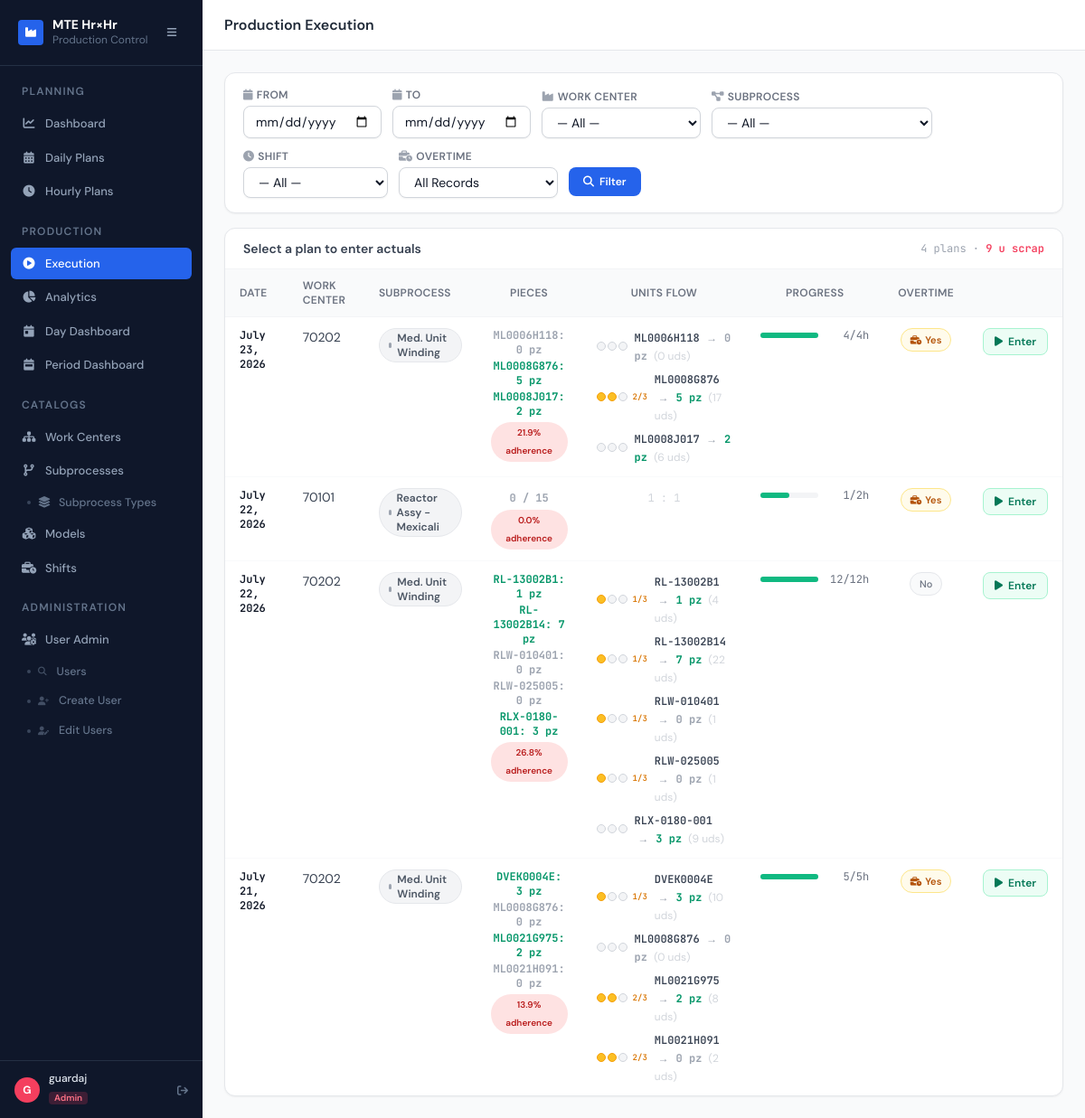
/production/ (signed in), run on an earlier commit of the app's database.
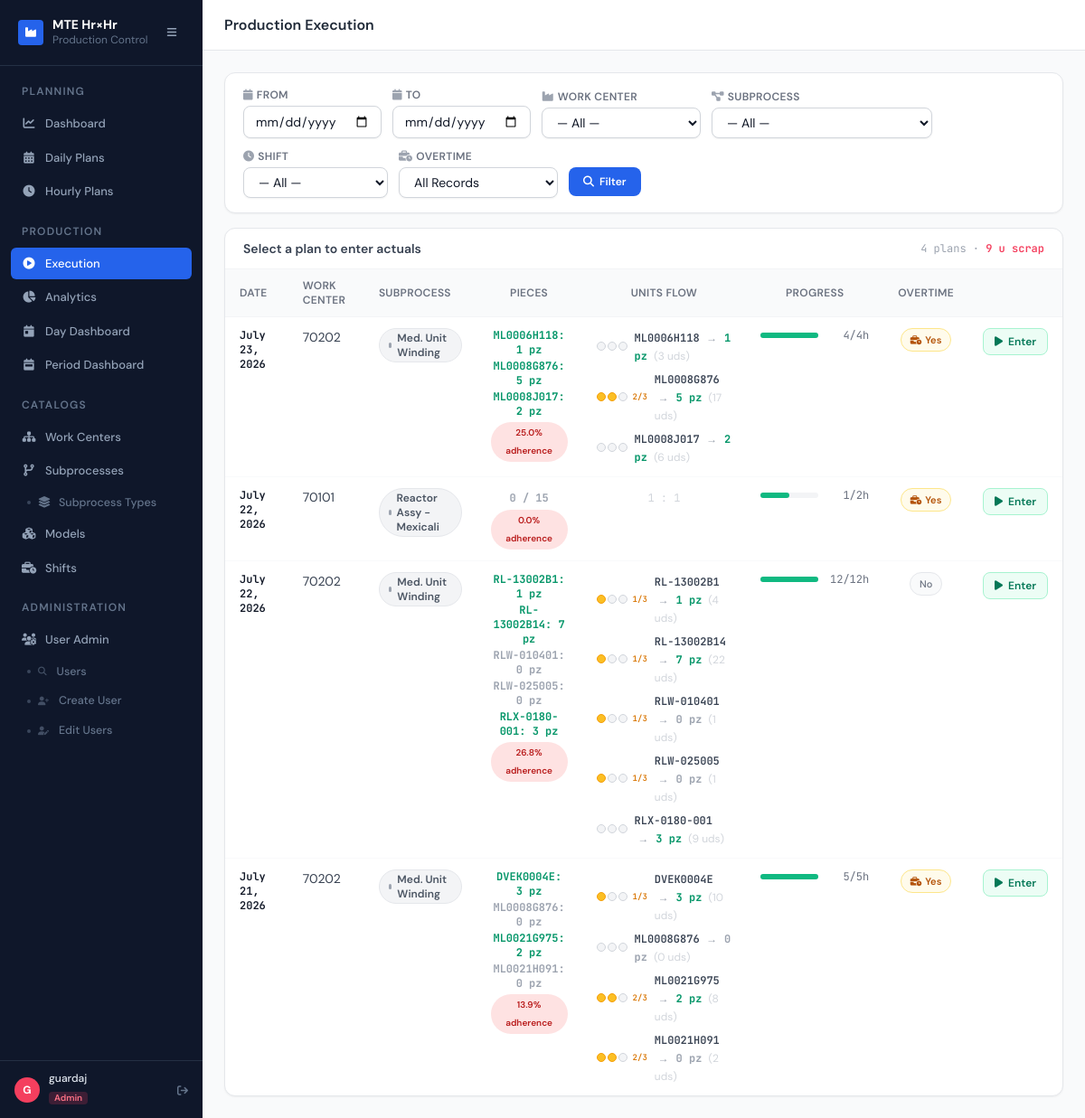
And on a later commit of the database.
### planning/models.py (models this page shows, shortened)
class DailyPlan(models.Model):
    date        = models.DateField()
    work_center = models.ForeignKey(WorkCenter, on_delete=models.CASCADE)
    subprocess  = models.ForeignKey(SubProcess, on_delete=models.CASCADE)
    headcount   = models.IntegerField()
    shift       = models.ForeignKey(
        Shift, on_delete=models.PROTECT, related_name="daily_plans",
        null=True, blank=True,
    )
    operator    = models.ForeignKey(
        User, on_delete=models.SET_NULL, null=True, blank=True,
        related_name="operated_daily_plans",
        help_text="Operator running this line for the shift.",
    )
    operator_name = models.CharField(max_length=150, blank=True)
    created_by      = models.ForeignKey(
        User, null=True, blank=True, on_delete=models.SET_NULL,
        related_name="plans_created",
    )
    created_by_name = models.CharField(max_length=150, blank=True)
    created_at      = models.DateTimeField(default=timezone.now)
    updated_by      = models.ForeignKey(
        User, null=True, blank=True, on_delete=models.SET_NULL,
        related_name="plans_updated",
    )
    updated_by_name = models.CharField(max_length=150, blank=True)
    updated_at      = models.DateTimeField(auto_now=True)
    class Meta:
        verbose_name    = "Daily Plan"
        unique_together = [["date", "subprocess", "shift"]]
        indexes         = [
            models.Index(fields=["date"]),
            models.Index(fields=["work_center", "date"]),
            models.Index(fields=["shift", "date"]),
            models.Index(fields=["operator"]),
        ]

### core/models.py (models this page shows, shortened)
class AuditMixin(models.Model):
    created_by = models.ForeignKey(User, null=True, blank=True, on_delete=models.SET_NULL,
                                   related_name='+', verbose_name="Created by")
    updated_by = models.ForeignKey(User, null=True, blank=True, on_delete=models.SET_NULL,
                                   related_name='+', verbose_name="Updated by")
    created_by_name = models.CharField(max_length=150, blank=True)
    updated_by_name = models.CharField(max_length=150, blank=True)
    created_at = models.DateTimeField(default=timezone.now)
    updated_at = models.DateTimeField(default=timezone.now)
    class Meta:
        abstract = True

class WorkCenter(AuditMixin, models.Model):
    name        = models.CharField(max_length=100)
    description = models.TextField(blank=True)
    is_active   = models.BooleanField(default=True)
    class Meta:
        verbose_name        = "Work Center"
        verbose_name_plural = "Work Centers"

### production/views.py (the view)
# urls.py: path("",                          views.execution_list,   name="execution_list"),
@login_required
def execution_list(request):
    plans = DailyPlan.objects.select_related(
        "work_center", "subprocess", "shift"
    ).order_by("-date")
    date_from = request.GET.get("date_from",   "").strip()
    date_to   = request.GET.get("date_to",     "").strip()
    wc_id     = request.GET.get("work_center", "").strip()
    sp_id     = request.GET.get("subprocess",  "").strip()
    shift_id  = request.GET.get("shift",       "").strip()
    only_ot   = request.GET.get("overtime",    "").strip()
    if date_from: plans = plans.filter(date__gte=date_from)
    if date_to:   plans = plans.filter(date__lte=date_to)
    if wc_id:     plans = plans.filter(work_center_id=wc_id)
    if sp_id:     plans = plans.filter(subprocess_id=sp_id)
    if shift_id:  plans = plans.filter(shift_id=shift_id)
    if only_ot == "1":
        plans = plans.filter(hourly_plans__is_overtime=True).distinct()
    elif only_ot == "0":
        plans = plans.exclude(hourly_plans__is_overtime=True).distinct()
    plans = plans.prefetch_related(
        Prefetch(
            "hourly_plans",
            queryset=HourlyPlan.objects.filter(is_overtime=True)
                                       .select_related("model")
                                       .order_by("model__name"),
            to_attr="overtime_rows",
        )
    )
    enriched = []
    for plan in plans:
        stats = _build_plan_stats(plan)
        ot_models = sorted({r.model.name for r in plan.overtime_rows})
        enriched.append({
            "plan": plan,
            "stats": stats,
            "ot_models": ot_models,
            "has_overtime": bool(ot_models),
        })
    total_scrap = sum(e["stats"]["total_scrap_units"] for e in enriched)
    return render(request, "production/execution_list.html", {
        "enriched":     enriched,
        "total_scrap":  total_scrap,
        "work_centers": WorkCenter.objects.filter(is_active=True).order_by("name"),
        "subprocesses": SubProcess.objects.select_related("work_center")
                                  .order_by("work_center__name", "name"),
        "shifts":       Shift.objects.filter(is_active=True).order_by("start_time"),
        "filter": {
            "date_from":   date_from, "date_to": date_to,
            "work_center": wc_id,     "subprocess": sp_id,
            "shift":       shift_id,  "overtime":   only_ot,
        },
    })

### core/models.py (called while the page is built)
    @property
    def conversion_factor(self):
        if self.subprocess_type_id:
            return self.subprocess_type.units_per_piece
        return 1

### users/models.py (called while the page is built)
    @property
    def is_admin(self):
        return self.role == self.ROLE_ADMIN

### templates/production/execution_list.html (shortened to what the changed rows need)
{% extends "base.html" %}
{% block page_title %}Production Execution{% endblock %}
{% block content %}
<div class="bg-white rounded-xl border border-gray-200 shadow-sm overflow-hidden">
  {% if enriched %}
  <div class="overflow-x-auto">
    <table class="min-w-full text-sm">
      <thead>
        <tr class="bg-gray-50 border-b border-gray-100">
          <th class="px-4 py-2.5 text-left text-xs font-semibold text-gray-500 uppercase tracking-wide">Date</th>
          <th class="px-4 py-2.5 text-left text-xs font-semibold text-gray-500 uppercase tracking-wide">Work Center</th>
          <th class="px-4 py-2.5 text-left text-xs font-semibold text-gray-500 uppercase tracking-wide">Subprocess</th>
          <th class="px-4 py-2.5 text-center text-xs font-semibold text-gray-500 uppercase tracking-wide">Pieces</th>
          <th class="px-4 py-2.5 text-center text-xs font-semibold text-gray-500 uppercase tracking-wide">Units Flow</th>
          <th class="px-4 py-2.5 text-center text-xs font-semibold text-gray-500 uppercase tracking-wide">Progress</th>
          <th class="px-4 py-2.5 text-center text-xs font-semibold text-gray-500 uppercase tracking-wide">Overtime</th>
          <th class="px-4 py-2.5 text-right text-xs font-semibold text-gray-500 uppercase tracking-wide"></th>
        </tr>
      </thead>
      <tbody class="divide-y divide-gray-50">
        {% for item in enriched %}
        {% with plan=item.plan s=item.stats %}
        <tr class="transition-colors align-top">
          <td class="px-4 py-3 mono text-xs font-semibold text-gray-900">{{ plan.date }}</td>
          <td class="px-4 py-3 text-gray-700">{{ plan.work_center.name }}</td>
          <td class="px-4 py-3">
            {% with sp=plan.subprocess %}
            {% include "includes/subprocess_badge.html" %}
            {% endwith %}
          </td>
          <td class="px-4 py-3 text-center">
            {% if s.conversion_factor > 1 %}
              {% if s.model_breakdown %}
              <div class="flex flex-col gap-0.5">
                {% for mb in s.model_breakdown %}
                <span class="mono text-xs font-bold
                  {% if mb.pieces > 0 %}text-emerald-600{% else %}text-gray-400{% endif %}">
                  {{ mb.model_name }}: {{ mb.pieces }} pz
                </span>
                {% endfor %}
              </div>
              {% else %}
              <span class="text-gray-300 text-xs">—</span>
              {% endif %}
            {% endif %}
            {% if s.adherence_pct is not None %}
            <div class="mt-1">
              <span class="inline-flex items-center rounded-full px-2 py-0.5 text-[10px] font-semibold
                {% if s.adherence_pct >= 100 %}bg-emerald-100 text-emerald-700
                {% elif s.adherence_pct >= 85 %}bg-amber-100 text-amber-700
                {% else %}bg-red-100 text-red-700{% endif %}"
                title="Plan Adherence — actual vs. planned pieces for the whole day">
                {{ s.adherence_pct }}% adherence
              </span>
            </div>
            {% endif %}
          </td>
          <td class="px-4 py-3 text-center">
            {% if s.conversion_factor > 1 %}
              {% if s.model_breakdown %}
              <div class="flex flex-col gap-1.5">
                {% for mb in s.model_breakdown %}
                <div class="flex items-center gap-2 justify-center">
                  <div class="flex items-center gap-0.5" title="1 dot = 6 units">
                    {% for i in "123456" %}
                      {% if forloop.counter <= s.conversion_factor %}
                        {% if forloop.counter <= mb.remainder %}
                          <span class="w-2.5 h-2.5 rounded-full bg-amber-400 border border-amber-500"
                                title="{{ forloop.counter }}/{{ s.conversion_factor }} units"></span>
                        {% else %}
                          <span class="w-2.5 h-2.5 rounded-full bg-gray-100 border border-gray-300"
                                title="unit {{ forloop.counter }} pending"></span>
                        {% endif %}
                      {% endif %}
                    {% endfor %}
                    {% if mb.remainder > 0 %}
                    <span class="ml-1 text-[9px] text-amber-600 font-semibold mono">
                      {{ mb.remainder }}/{{ s.conversion_factor }}
                    </span>
                    {% endif %}
                  </div>
                  <div class="text-left">
                    <span class="mono text-xs font-semibold text-gray-700">{{ mb.model_name }}</span>
                    <span class="text-gray-400 text-xs mx-1">→</span>
                    <span class="mono text-xs font-bold
                      {% if mb.pieces > 0 %}text-emerald-600{% else %}text-gray-400{% endif %}">
                      {{ mb.pieces }} pz
                    </span>
                    <span class="text-gray-300 text-xs">({{ mb.units }} uds)</span>
                  </div>
                </div>
                {% endfor %}
              </div>
              {% else %}
              <span class="text-gray-300 text-xs">No data</span>
              {% endif %}
            {% else %}
              <span class="text-gray-300 text-xs mono">1 : 1</span>
            {% endif %}
          </td>
          <td class="px-4 py-3">
            <div class="flex items-center gap-2">
              <div class="flex-1 bg-gray-100 rounded-full h-1.5 min-w-16">
                <div class="bg-emerald-500 h-1.5 rounded-full transition-all" style="width: {{ s.pct }}%"></div>
              </div>
              <span class="text-xs mono text-gray-500 w-12 text-right shrink-0">
                {{ s.done_hours }}/{{ s.total_hours }}h
              </span>
            </div>
          </td>
          <td class="px-4 py-3 text-center">
            {% if item.has_overtime %}
            <span class="inline-flex items-center gap-1 rounded-full bg-amber-50 border border-amber-200
                         px-2.5 py-0.5 text-[11px] font-semibold text-amber-700"
                  title="Overtime models: {{ item.ot_models|join:", " }}">
              <i class="fas fa-business-time text-[10px]"></i> Yes
            </span>
            {% else %}
            <span class="inline-flex items-center gap-1 rounded-full bg-gray-50 border border-gray-200
                         px-2.5 py-0.5 text-[11px] font-medium text-gray-500">
              No
            </span>
            {% endif %}
          </td>
          <td class="px-4 py-3 text-right">
            <a href="{% url 'production:execution_enter' plan.id %}"
               class="inline-flex items-center gap-1.5 text-xs font-semibold text-emerald-700 bg-emerald-50 hover:bg-emerald-100 border border-emerald-200 px-3 py-1.5 rounded-lg transition">
              <i class="fas fa-play text-xs"></i> Enter
            </a>
          </td>
        </tr>
        {% endwith %}
        {% endfor %}
      </tbody>
    </table>
  </div>
  {% endif %}
</div>
{% endblock %}

### templates/includes/subprocess_badge.html
<span class="inline-flex items-center gap-1.5 px-2.5 py-0.5 rounded-full text-xs font-semibold border
  {% if sp.process_type == 'normal' %}
    bg-blue-50 text-blue-700 border-blue-200
  {% elif sp.process_type == 'winding' %}
    bg-violet-50 text-violet-700 border-violet-200
  {% elif sp.process_type == 'braze' %}
    bg-amber-50 text-amber-700 border-amber-200
  {% elif sp.process_type == 'wind_braze' %}
    bg-teal-50 text-teal-700 border-teal-200
  {% else %}
    bg-gray-100 text-gray-600 border-gray-200
  {% endif %}">
  <span class="w-1.5 h-1.5 rounded-full
    {% if sp.process_type == 'normal' %}bg-blue-400
    {% elif sp.process_type == 'winding' %}bg-violet-400
    {% elif sp.process_type == 'braze' %}bg-amber-400
    {% elif sp.process_type == 'wind_braze' %}bg-teal-400
    {% else %}bg-gray-400{% endif %}">
  </span>
  {{ sp.name }}
</span>

What changed in the data, as far as the page shows it:
changed DailyPlan "July 23, 2026": stats.adherence_pct "21.9" → "25.0"
Also different on the page:
new list line: "ML0006H118 : 1 pz"
new list line: "ML0006H118 → 1 pz ( 3 uds)"
list line gone: "ML0006H118 : 0 pz"
list line gone: "ML0006H118 → 0 pz ( 0 uds)"
